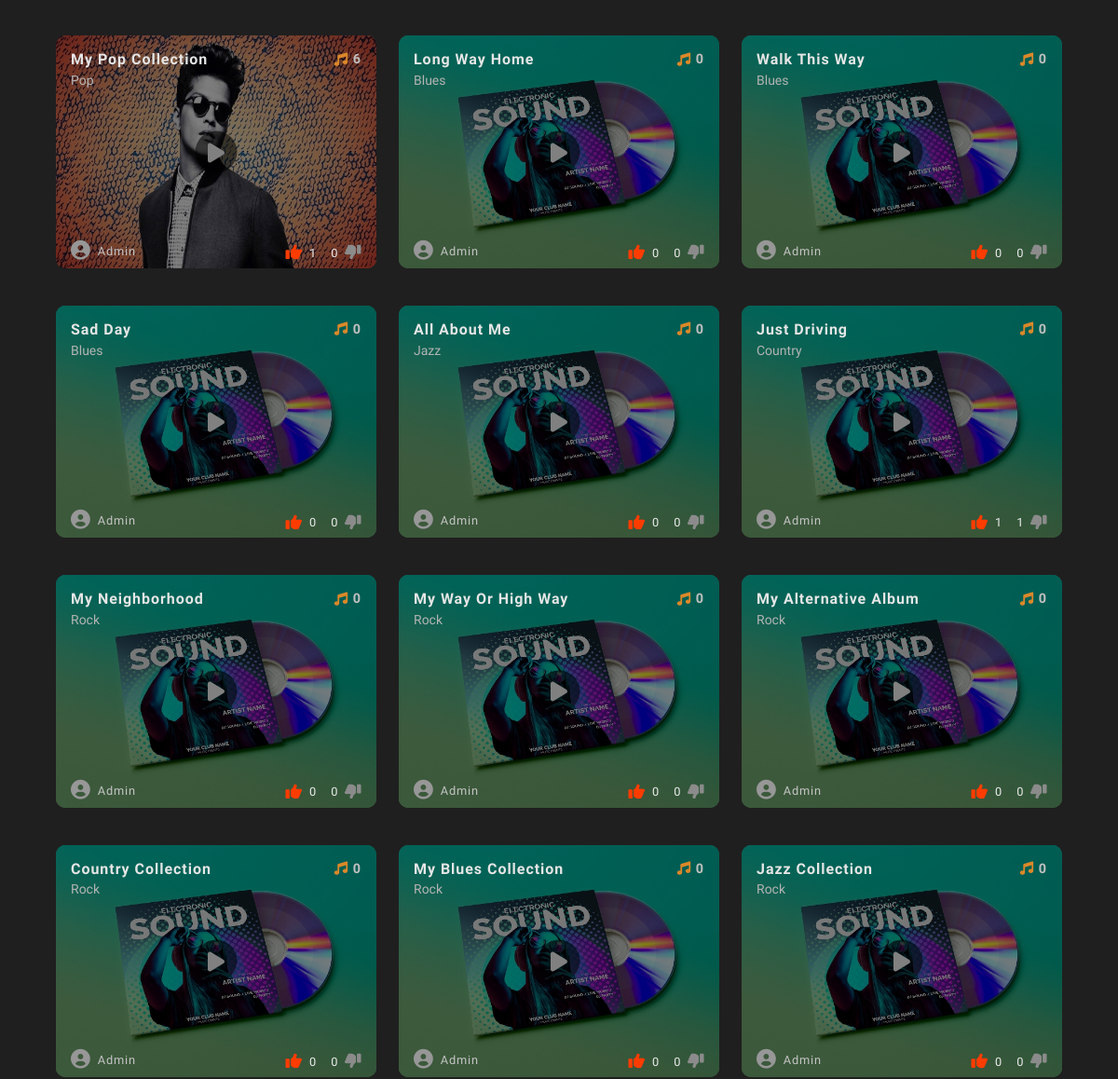
The page /create/new/song/ (signed in, middle part) on the database as committed earlier.
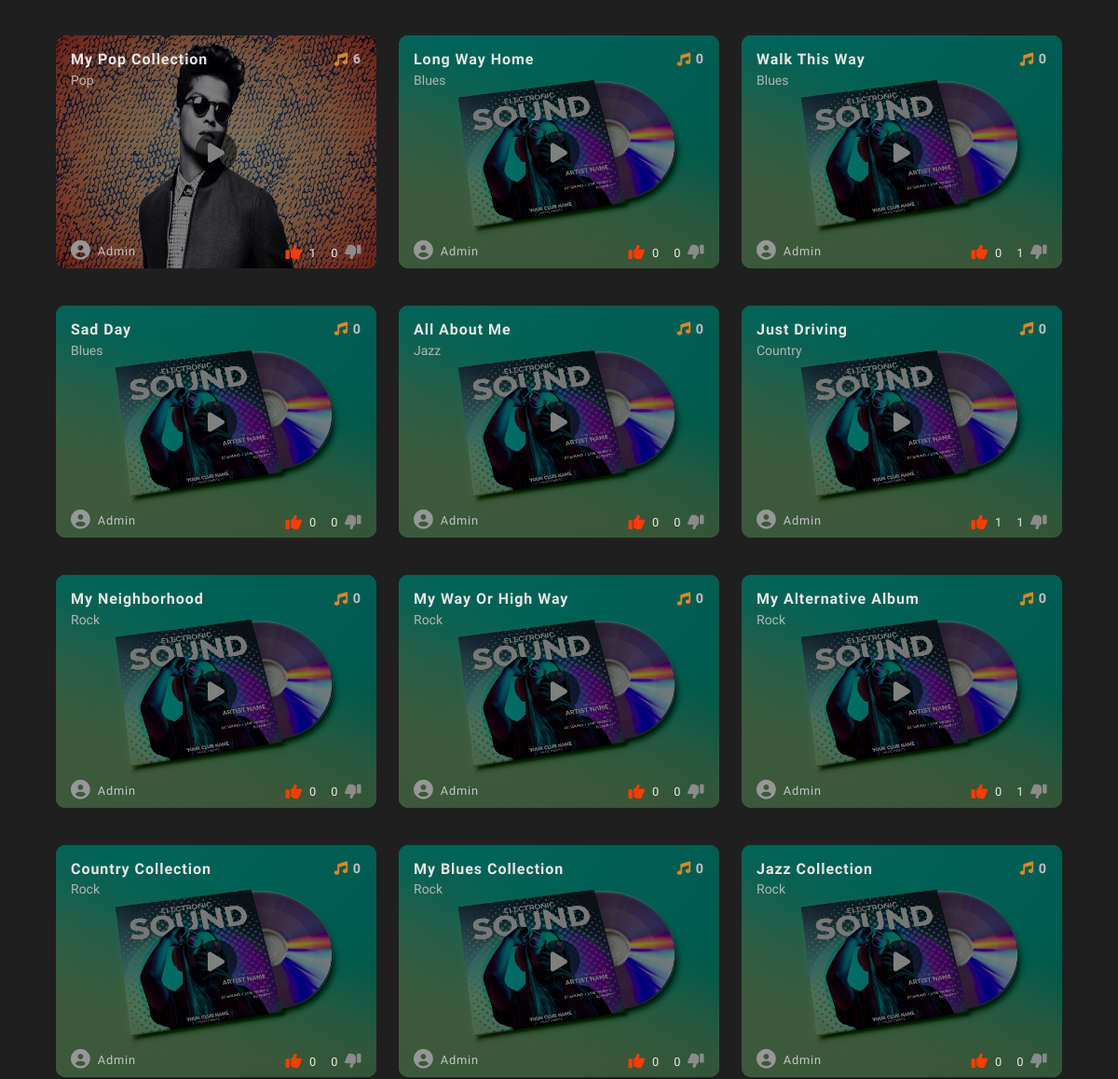
The same page on the database as committed later.
### music/models.py (models this page shows, shortened)
class Album(models.Model):
    user = models.ForeignKey(User, on_delete=models.CASCADE)
    title = models.CharField(max_length=50)
    choose_genre = models.ForeignKey(Genre, on_delete=models.CASCADE, null=True, blank=True)
    create_genre = models.CharField(max_length=20, null=True, blank=True)
    album_cover = models.ImageField(default="album_img/default.jpg", upload_to="album_img", blank=True)
    date_created = models.DateTimeField(default=timezone.now)
    thumbs_up = models.IntegerField(default=0)
    thumbs_down = models.IntegerField(default=0)
    class Meta:
        ordering = ["-date_created"]

class Genre(models.Model):
    genre = models.CharField(max_length=50)
    def __str__(self):
        return self.genre

### music/views.py (the view)
# urls.py: path("create/new/song/", new_song, name="new-song"),
@login_required
def new_song(request):
    user = request.user
    albums = user.album_set.all()
    context = {
        "albums": albums
    }
    return render(request, "music/my_albums.html", context)

### users/context_processors.py (called while the page is built)
def message_form(request):
    user_message_form = MessageForm()
    return {"user_message_form": user_message_form}

### music/templates/music/my_albums.html (shortened to what this page needs)
{% extends "music/index.html" %}
{% block content %}
{% if not data %}
    <div class="album-container" style="padding-bottom: 3rem;">
        {% if not albums %}
            <h3 style="color: rgb(255, 255, 255); letter-spacing: 0.07rem;">You do not have any albums to add song!</h3>
        {% else %}
        <div class="albums">
            {% for album in albums %}
                <div class="album-wrapper add-new-song" style="position: relative;">
                    <img src="{{ album.album_cover.url }}" alt="">
                    <div class="background-overlay"></div>
                    <div class="album-text-wrapper">
                        <h2>{{ album.title }}
                            <i class="fa-solid fa-music"></i>
                            <span>{{album.song_set.count}}</span>
                        </h2>
                        <p style="flex: 0 0 100%; color: rgb(180, 180, 180); margin-top: 0.3rem; text-transform: capitalize;
                            font-size: 14px;">{{ album.choose_genre }}</p>
                        <div class="flex-box">
                            <div class="album-author">
                                <i class="fas fa-user-circle"></i>
                                <p>{{ album.user.username }}</p>
                            </div>
                            <div class="thumbs-up-down">
                                <a id="prevent-default" class="thumbs-up" href="#">
                                    <i class="fas fa-thumbs-up"></i>
                                    <p>{{ album.thumbs_up }}</p>
                                </a>
                                <a id="prevent-default" class="thumbs-down" href="#">
                                    <p>{{ album.thumbs_down }}</p>
                                    <i class="fas fa-thumbs-down fa-flip-horizontal"></i>
                                </a>
                            </div>
                        </div>
                    </div>
                    <a id="prevent-default" class="play-btn" href="#">
                        <i class="fa-solid fa-play" style="color: gray"></i>
                    </a>
                    <div style="position: absolute; top: 0; left: 0; width: 100%; height: 100%; z-index: 4;">
                        <a href="{% url 'music:add-song' album.pk %}" style="display: block; width: 100%; height: 100%;"></a>
                    </div>
                </div>
            {% endfor %}
        </div>
        {% endif %}
    </div>
{% endif %}
{% endblock content %}

Rows that differ between the two databases and show on the page:
changed Album "Walk This Way": thumbs_down "0" → "1"
changed Album "My Alternative Album": thumbs_down "0" → "1"
